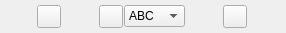
<?xml version="1.0" encoding="UTF-8"?>
<ui version="4.0">
 <class>PlaybackOptions</class>
 <widget class="QWidget" name="PlaybackOptions">
  <property name="enabled">
   <bool>true</bool>
  </property>
  <property name="geometry">
   <rect>
    <x>0</x>
    <y>0</y>
    <width>286</width>
    <height>33</height>
   </rect>
  </property>
  <property name="sizePolicy">
   <sizepolicy hsizetype="Maximum" vsizetype="Minimum">
    <horstretch>0</horstretch>
    <verstretch>0</verstretch>
   </sizepolicy>
  </property>
  <property name="windowTitle">
   <string>Options</string>
  </property>
  <layout class="QHBoxLayout" name="horizontalLayout">
   <property name="spacing">
    <number>1</number>
   </property>
   <property name="margin">
    <number>2</number>
   </property>
   <item>
    <widget class="QFrame" name="CommonOptions">
     <property name="sizePolicy">
      <sizepolicy hsizetype="Maximum" vsizetype="Maximum">
       <horstretch>0</horstretch>
       <verstretch>0</verstretch>
      </sizepolicy>
     </property>
     <layout class="QHBoxLayout">
      <property name="spacing">
       <number>1</number>
      </property>
      <property name="margin">
       <number>2</number>
      </property>
      <item>
       <widget class="QToolButton" name="isLooped">
        <property name="toolTip">
         <string>Loop playback</string>
        </property>
        <property name="icon">
         <iconset>
          <normalon>:/setup/loop_on.png</normalon>
         </iconset>
        </property>
        <property name="checkable">
         <bool>true</bool>
        </property>
       </widget>
      </item>
     </layout>
    </widget>
   </item>
   <item>
    <widget class="QFrame" name="AYMOptions">
     <property name="enabled">
      <bool>true</bool>
     </property>
     <property name="sizePolicy">
      <sizepolicy hsizetype="Maximum" vsizetype="Maximum">
       <horstretch>0</horstretch>
       <verstretch>0</verstretch>
      </sizepolicy>
     </property>
     <layout class="QHBoxLayout">
      <property name="spacing">
       <number>1</number>
      </property>
      <property name="margin">
       <number>2</number>
      </property>
      <item>
       <widget class="QToolButton" name="isYM">
        <property name="toolTip">
         <string notr="true">YM2149</string>
        </property>
        <property name="icon">
         <iconset>
          <normalon>:/setup/type_ym.png</normalon>
         </iconset>
        </property>
        <property name="checkable">
         <bool>true</bool>
        </property>
       </widget>
      </item>
      <item>
       <widget class="QComboBox" name="aymLayout">
        <item>
         <property name="text">
          <string notr="true">ABC</string>
         </property>
        </item>
        <item>
         <property name="text">
          <string notr="true">ACB</string>
         </property>
        </item>
        <item>
         <property name="text">
          <string notr="true">BAC</string>
         </property>
        </item>
        <item>
         <property name="text">
          <string notr="true">BCA</string>
         </property>
        </item>
        <item>
         <property name="text">
          <string notr="true">CBA</string>
         </property>
        </item>
        <item>
         <property name="text">
          <string notr="true">CAB</string>
         </property>
        </item>
        <item>
         <property name="text">
          <string>Mono</string>
         </property>
        </item>
       </widget>
      </item>
     </layout>
    </widget>
   </item>
   <item>
    <widget class="QFrame" name="DACOptions">
     <property name="sizePolicy">
      <sizepolicy hsizetype="Maximum" vsizetype="Maximum">
       <horstretch>0</horstretch>
       <verstretch>0</verstretch>
      </sizepolicy>
     </property>
     <layout class="QHBoxLayout">
      <property name="spacing">
       <number>1</number>
      </property>
      <property name="margin">
       <number>2</number>
      </property>
      <item>
       <widget class="QToolButton" name="isDACInterpolated">
        <property name="toolTip">
         <string>Interpolation</string>
        </property>
        <property name="icon">
         <iconset>
          <normalon>:/setup/interpolation_on.png</normalon>
         </iconset>
        </property>
        <property name="checkable">
         <bool>true</bool>
        </property>
       </widget>
      </item>
     </layout>
    </widget>
   </item>
  </layout>
 </widget>
 <resources>
  <include location="../../res/icons.qrc"/>
 </resources>
 <connections/>
</ui>
